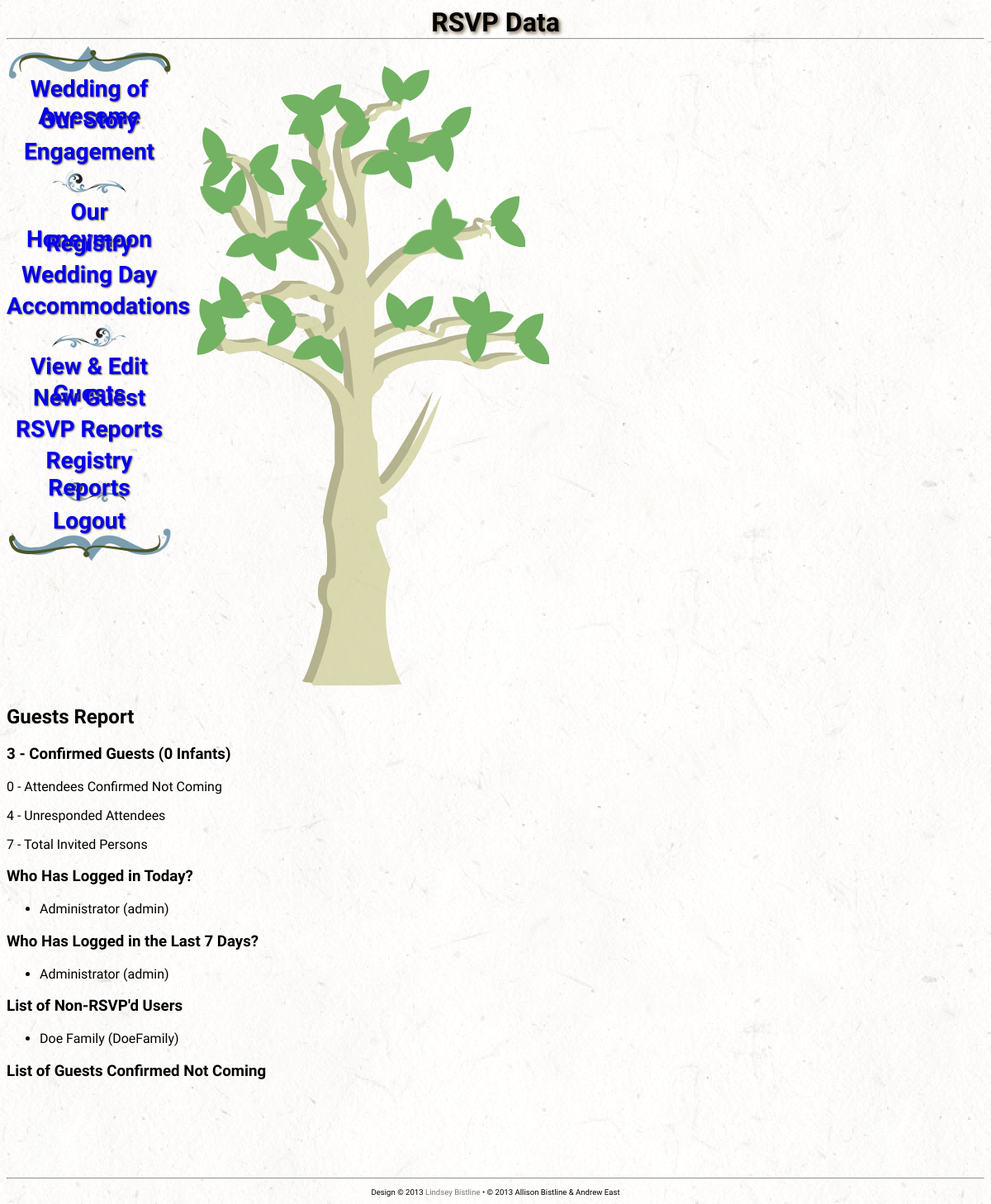
The page /weddingRoot/admin_report_rsvp.php (signed in) on the database its author committed.
### tables this page shows
CREATE TABLE IF NOT EXISTS `users` (
  `userID` smallint(5) unsigned NOT NULL AUTO_INCREMENT,
  `username` varchar(254) NOT NULL,
  `isAdmin` tinyint(1) unsigned DEFAULT '0',
  `passwordPlaintext` varchar(255) DEFAULT NULL,
  `name` varchar(254) NOT NULL,
  `email` varchar(254) DEFAULT NULL,
  `isRSVP` tinyint(1) unsigned DEFAULT '0',
  `lastRSVPTime` datetime DEFAULT NULL,
  `isThankYouSent` tinyint(1) unsigned DEFAULT '0',
  `address` text,
  `gift` text,
  `thankYouCardNotes` text,
  `notesRSVP` text,
  `lastLoginTime` datetime DEFAULT NULL,
  `password` binary(20) DEFAULT NULL,
  `isBridalShower` tinyint(1) unsigned DEFAULT '0',
  PRIMARY KEY (`userID`),
  UNIQUE KEY `username` (`username`)
);

### weddingInclude/classModel.inc (called while the page is built, shortened)
<?php
class model
{
  private $dbc;
  function __construct($host, $usr, $pw, $name, $port)
  {
    $this->dbHostname = $host;
    $this->dbName = $name;
    $this->dbUser = $usr;
    $this->dbPassword = $pw;
    $this->dbPort = $port;
    $this->dbc = new mysqli($this->dbHostname, $this->dbUser, $this->dbPassword, $this->dbName, $this->dbPort);
  }
  public function isConnected()
  {
    return ($this->dbc->connect_errno) ? false : true;
  }
  public function sanitize($input)
  {
    $input = strip_tags($input);
    return $this->dbc->real_escape_string($input);
  }
  public function runQuery($queryString)
  {
    if ($this->results = $this->dbc->query($queryString))
      return true;
    else
      return false;
  }
  public function getResultsRow()
  {
    if ($this->results)
      return $this->results->fetch_row();
    else
      return false;
  }
  public function getResultsAssoc()
  {
    if ($this->results)
      return $this->results->fetch_assoc();
    else
      return false;
  }
}
?>

### weddingInclude/classWeddingUser.inc (called while the page is built, shortened)
<?php
require_once('classModel.inc');
require_once('classUsersDatabase.inc');
class weddingUser
{
  private $usersDataConnect;
  public function __construct()
  {
    $this->usersModel = new model(DB_HOST, DB_USER, DB_PASSWORD, DB_NAME, DB_PORT);
    $this->usersDataConnect = new usersDatabase($this->usersModel);
  }
  public function getTotalAttending()
  {
    return $this->usersDataConnect->getAllAttending();
  }
  public function getAllAttendingInfants()
  {
    return $this->usersDataConnect->getAllAttendingInfants();
  }
  public function getAllNotResponded()
  {
    return $this->usersDataConnect->getAllNotResponded();
  }
  public function getAllNotAttending()
  {
    return $this->usersDataConnect->getAllNotAttending();
  }
  public function getMaximumAttendees()
  {
    return $this->usersDataConnect->getMaximumAttendees();
  }
  public function getNonRSVPGuests()
  {
    return $this->usersDataConnect->getNonRSVPGuests();
  }
  public function getRecentlyLoggedInGuests($num_days)
  {
    return $this->usersDataConnect->getRecentlyLoggedInGuests($num_days);
  }
}
?>

### weddingInclude/classUsersDatabase.inc (called while the page is built, shortened)
<?php
require_once('classModel.inc');
class usersDatabase
{
  private $connectedModel;
  public function __construct(model $databaseConnect)
  {
    if ($databaseConnect->isConnected())
      $this->connectedModel = $databaseConnect;
  }
  public function isConnected()
  {
    return ($this->connectedModel->isConnected()) ? true : false;
  }
  public function getAllAttending()
  {
    $query = 'select count(attendeeID) from attendees where isAttending = 1;';
    if ($this->connectedModel->runQuery($query))
    {
      if ($row = $this->connectedModel->getResultsRow())
        return $row[0];
    }
    else
    {
      return -1;
    }
  }
  public function getAllAttendingInfants()
  {
    $query = 'select count(attendeeID) from attendees where isAttending = 1 AND isInfant = 1;';
    if ($this->connectedModel->runQuery($query))
    {
      if ($row = $this->connectedModel->getResultsRow())
        return $row[0];
    }
    else
    {
      return -1;
    }
  }
  public function getAllNotResponded()
  {
    $query = 'select count(attendees.attendeeID) from users right join attendees on users.userID = attendees.userID where users.isRSVP = 0;';
    if ($this->connectedModel->runQuery($query))
    {
      if ($row = $this->connectedModel->getResultsRow())
        return $row[0];
    }
    else
    {
      return -1;
    }
  }
  public function getAllNotAttending()
  {
    $query = 'select count(attendees.attendeeID) from users right join attendees on users.userID = attendees.userID where users.isRSVP = 1 AND attendees.isAttending = 0;';
    if ($this->connectedModel->runQuery($query))
    {
      if ($row = $this->connectedModel->getResultsRow())
        return $row[0];
    }
    else
    {
      return -1;
    }
  }
  public function getMaximumAttendees()
  {
    $query = 'select count(attendeeID) from attendees';
    if ($this->connectedModel->runQuery($query))
    {
      if ($row = $this->connectedModel->getResultsRow())
        return $row[0];
    }
    else
    {
      return -1;
    }
  }
  public function getNonRSVPGuests()
  {
    $query = 'select name, username from users where isRSVP = 0;';
    if ($this->connectedModel->runQuery($query))
    {
      while ($row = $this->connectedModel->getResultsAssoc())
      {
        $array[] = array('name' => $row['name'], 'username' => $row['username']);
      }
      return $array;
    }
    else
    {
      return -1;
    }
  }
  public function getRecentlyLoggedInGuests($num_days)
  {
    $query = 'select name, username from users where lastLoginTime >= ( CURDATE() - INTERVAL ';
    $query .= $this->connectedModel->sanitize($num_days);
    $query .= ' DAY );';
    if ($this->connectedModel->runQuery($query))
    {
      while ($row = $this->connectedModel->getResultsAssoc())
      {
        $array[] = array('name' => $row['name'], 'username' => $row['username']);
      }
      return $array;
    }
    else
    {
      return -1;
    }
  }
}
?>

### weddingInclude/emailGuestReport.inc (the view, shortened to what this page needs)
<?php
  require_once("classWeddingUser.inc");
  $userData = new weddingUser();
  $body .= '<h2>Guests Report</h2>';
$infants = $userData->getAllAttendingInfants();
$body .= '<h3>' . $userData->getTotalAttending() . ' - Confirmed Guests (' . $infants . ' Infant' . (($infants == 1) ? '' : 's') . ')</h3>';
$body .= '<p>' . $userData->getAllNotAttending() . ' - Attendees Confirmed Not Coming</p>';
$body .= '<p>' . $userData->getAllNotResponded() . ' - Unresponded Attendees</p>';
$body .= '<p>' . $userData->getMaximumAttendees() . ' - Total Invited Persons</p>';
$body .= '<p> </p>';
$body .= '<h3>Who Has Logged in Today?</h3>';
$body .= '<ul>';
$array = $userData->getRecentlyLoggedInGuests(1);
foreach ($array as $value)
{
  $body .= '<li>' . $value['name'] . ' (' . $value['username'] . ')</li>';
}
$body .= '</ul>';
$body .= '<h3>Who Has Logged in the Last ' . $num_days . ' Days?</h3>';
$body .= '<ul>';
$array = $userData->getRecentlyLoggedInGuests($num_days);
foreach ($array as $value)
{
  $body .= '<li>' . $value['name'] . ' (' . $value['username'] . ')</li>';
}
$body .= '</ul>';
$body .= '<h3>List of Non-RSVP\'d Users</h3>';
$body .= '<ul>';
$array = $userData->getNonRSVPGuests();
foreach ($array as $value)
{
  $body .= '<li>' . $value['name'] . ' (' . $value['username'] . ')</li>';
}
$body .= '</ul>';
$body .= '<h3>List of Guests Confirmed Not Coming</h3>';
?>

### weddingRoot/css/style.css (style rules this page uses)
html { background: url('../resources/page_resources/lightpaperfibers2x.png') fixed; }
body { font-family: 'Gentium Basic', serif; color: <?php echo $colorRainforest; ?>; }

### rows shown on the page
users: name "Administrator", username "admin"
users: name "Doe Family", username "DoeFamily"

### other values the page prints
$page_title "RSVP Data"
$userData->getTotalAttending() "3"
$infants "0"
$userData->getAllNotAttending() "0"
$userData->getAllNotResponded() "4"
$userData->getMaximumAttendees() "7"
$num_days "7"
